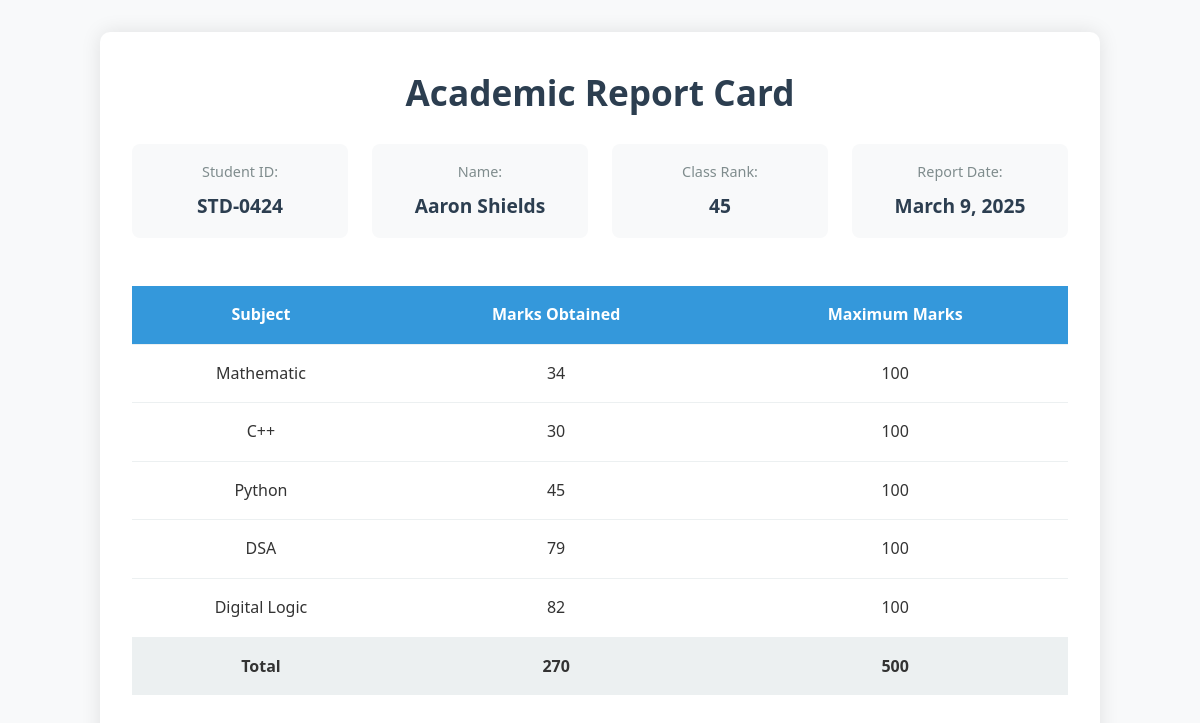
Page /report-card/STD-0424/ on the committed database.
### home/models.py (models this page shows, shortened)
class SubjectMarks(models.Model):
    student = models.ForeignKey(Student, related_name='studentmarks', on_delete=models.CASCADE)
    subject = models.ForeignKey(Subject, on_delete=models.CASCADE)
    marks = models.IntegerField()
    class Mete:
        unique_together = ['student', 'marks']

class Student(models.Model):
    name = models.CharField(max_length=100)
    student_id = models.OneToOneField(StudentID,related_name='studentid', on_delete=models.CASCADE)
    age = models.PositiveIntegerField()
    email = models.EmailField(null=True, blank=True, unique=True)
    address = models.TextField(null=True, blank=True)
    def __str__(self):
        return self.name
    class Meta:
        ordering = ['name']
        verbose_name = "student"

class StudentID(models.Model):
    student_id = models.CharField(max_length=15, unique=True)
    def __str__(self):
        return self.student_id

class ReportCard(models.Model):
    student = models.ForeignKey(Student, related_name='studentreportcard', on_delete=models.CASCADE)
    rank = models.IntegerField()
    data_of_report_card = models.DateField(auto_now_add=True)
    class Meta:
        unique_together = ['rank', 'data_of_report_card']

class Subject(models.Model):
    subject = models.CharField(max_length=100, unique=True)
    def __str__(self):
        return self.subject

### home/views.py (the view)
# urls.py: path('', home, name='home'),    path('report-card/<student_id>/',report_card, name='report_card')
def report_card(request, student_id):
    queryset = SubjectMarks.objects.filter(student__student_id__student_id = student_id)
    total_marks = queryset.aggregate(total_marks = Sum('marks'))
    return render(request, 'report_card.html', {'mark':queryset, 'total_mark': total_marks})

### home/templates/report_card.html (shortened to what this page needs)
{% load static %}
<!DOCTYPE html>
<html lang="en">
<head>
    <link rel="stylesheet" href="{% static 'report_card.css' %}">
</head>
<body>
    <div class="report-container">
        <div class="header">
            <h1>Academic Report Card</h1>
            <div class="student-info">
                <div class="info-item">
                    <span class="label">Student ID:</span>
                    <span class="value" id="studentId">{{ mark.first.student.student_id }}</span>
                </div>
                <div class="info-item">
                    <span class="label">Name:</span>
                    <span class="value" id="studentName">{{ mark.first.student }}</span>
                </div>
                <div class="info-item">
                    <span class="label">Class Rank:</span>
                    <span class="value" id="studentRank">{{ mark.first.student.studentreportcard.first.rank }}</span>
                </div>
                <div class="info-item">
                    <span class="label">Report Date:</span>
                    <span class="value" id="reportDate">{{ mark.first.student.studentreportcard.first.data_of_report_card }}</span>
                </div>
            </div>
        </div>
        <div class="marks-table">
            <table>
                <thead>
                    <tr>
                        <th>Subject</th>
                        <th>Marks Obtained</th>
                        <th>Maximum Marks</th>
                    </tr>
                </thead>
                <tbody>
                    {% for mark in mark %}
                    <tr>
                        <td>{{ mark.subject }}</td>
                        <td>{{ mark.marks }}</td>
                        <td>100</td>
                    </tr>
                    {% endfor %}
                    <tr class="total-row">
                        <td>Total</td>
                        <td>{{ total_mark.total_marks }}</td>
                        <td>500</td>
                    </tr>
                </tbody>
            </table>
        </div>
    </div>
</body>
</html>

### home/static/report_card.css (style rules this page uses)
* { margin: 0; padding: 0; box-sizing: border-box; font-family: 'Segoe UI', Tahoma, Geneva, Verdana, sans-serif; }
body { background-color: #f8f9fa; color: #333; line-height: 1.6; }
.report-container { max-width: 1000px; margin: 2rem auto; padding: 2rem; background-color: white; box-shadow: 0 0 20px rgba(0,0,0,0.1); border-radius: 10px; }
.header { text-align: center; margin-bottom: 2rem; }
.header h1 { color: #2c3e50; margin-bottom: 1.5rem; font-size: 2.2rem; }
.student-info { display: grid; grid-template-columns: repeat(auto-fit, minmax(200px, 1fr)); gap: 1.5rem; margin-bottom: 2rem; }
.info-item { background-color: #f8f9fa; padding: 1rem; border-radius: 8px; text-align: center; }
.label { display: block; color: #7f8c8d; font-size: 0.9rem; margin-bottom: 0.5rem; }
.value { font-size: 1.2rem; font-weight: 600; color: #2c3e50; }
.marks-table { overflow-x: auto; }
table { width: 100%; border-collapse: collapse; margin: 1rem 0; }
th, td { padding: 1rem; text-align: center; border-bottom: 1px solid #ecf0f1; }
th { background-color: #3498db; color: white; font-weight: 600; }
.total-row { background-color: #ecf0f1; font-weight: bold; }
.total-row td { border-bottom: none; }

### rows in the picture
SubjectMarks: first.student.student_id "STD-0424", first.student "Aaron Shields", first.student.studentreportcard.first.rank "45", first.student.studentreportcard.first.data_of_report_card "March 9, 2025", subject "Mathematic", marks "34"
SubjectMarks: subject "C++", marks "30"
SubjectMarks: subject "Python", marks "45"
SubjectMarks: subject "DSA", marks "79"
SubjectMarks: subject "Digital Logic", marks "82"

### other values in the picture
{{ total_mark.total_marks }} "270"
